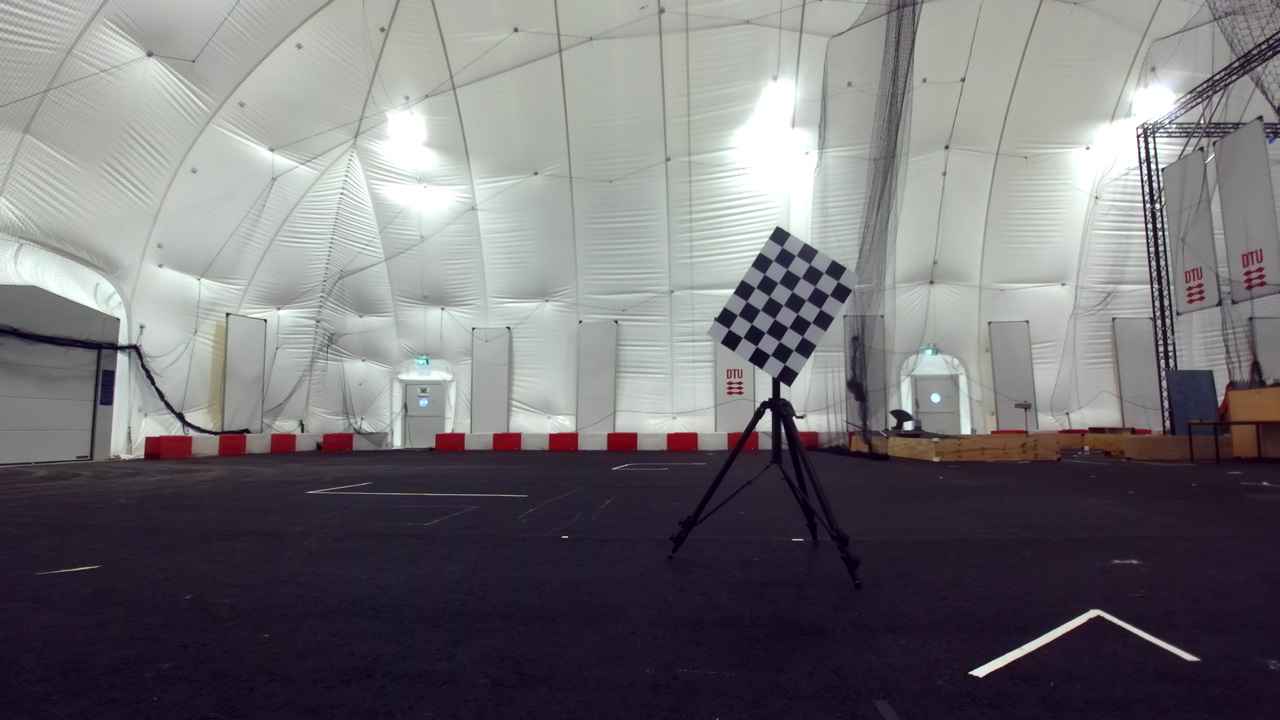
#> input picture 0_calib/left/000.png, 1280 x 720 px
$ jupyter execute --allow-errors Olavur.ipynb   (older library calls are emulated)
#> lines starting #> are read from the running program, lines starting #| are printed output that depends on the picture; long printed decimals are rounded
[cell 1]
import numpy as np
import cv2
import glob
import matplotlib.pyplot as plt
import open3d as o3d
import copy

[cell 2]
img = cv2.imread("0_calib/left/000.png")
#> img is the input picture: shape (720, 1280, 3); mean B, G, R 117.5, 114, 116
gray = cv2.cvtColor(img, cv2.COLOR_BGR2GRAY)
h, w = img.shape[:2]
#> h = 720; w = 1280
image_size = (w, h)
#> image_size = (1280, 720)
print((w,h))
#| (1280, 720)

[cell 3]
nb_vertical = 5
nb_horizontal = 7
space_between_checkers = 25 # mm

image_range = 37
def get_calib_filename(idx: int):
#> `ret_left, corners_left = cv2.findChessboardCornersSB( img_left, (nb_ve..`: ret_left = False
    return f"0_calib/left/{idx:03d}.png", f"0_calib/right/{idx:03d}.png"

# Prepare object points, like (0, 0, 0), (1, 0, 0), (2, 0, 0) ....,(6, 5, 0).
objp = np.zeros((nb_horizontal * nb_vertical, 3), np.float32)
objp[:, :2] = np.mgrid[0:nb_vertical, 0:nb_horizontal].T.reshape(-1, 2)

# Arrays to store object points and image points from all the images.
objpoints = []  # 3D point in real world space.
imgpoints_left = []  # 2D points in image plane.
imgpoints_right = []  # 2D points in image plane.

skip_images = [4,6,7,14,17]

#> (the rest of this cell did not finish here and is left out)

## K - Camera intrinsic matrix:
[[f_x     0       c_x ],
 [0       f_y     c_y ],
 [0       0       1   ]]
f_x: Focal length in horizontal pixel units
f_y: Focal length in vertical pixel units
c_x: Horizontal coordinate of the principal point
c_y: Vertical coordinate of the principal point

## dist - Lens distortion:
dist = [k_1, k_2, p_1, p_2, k_3]

k_1, k_2, k_3: Radial distortion

p_1, p_2: Tangential distortion

## rvecs - Rotation Vectors
rvecs: contains the rotation of the chessboard relative to the camera for each calibration image.

r = [r_x, r_y, r_z].T

Good function to know; convert rotation vector to matrix form:
```
R, _ = cv2.Rodrigues(rvecs[0])
```

## tvecs - Translation vectors
tvecs: contains the translation of the chessboard coordinate system relative to the camera for every calibration image.

t = [t_x, t_y, t_z].T

Total transformation of a point:
```
P_camera = R * P_chessboard + t
```
Where `P_cs` is the point "P" in coordinate system "cs".

[cell 4]
rms_left, K_left, dist_left, rvecs_left, tvecs_left = cv2.calibrateCamera(
    objpoints, imgpoints_left, image_size, None, None
)
#> rms_left = 0.147; K_left = [[868.9, 0, 629.5], [0, 769.3, 359.4], [0, 0, 1]]; dist_left = [[-0.033, 0.167, 0.000161, -0.023, -0.184]]; rvecs_left = ([0.152, 0.746, 0.505],); tvecs_left = ([20.49, -7.72, 37.1],)

rms_right, K_right, dist_right, rvecs_right, tvecs_right = cv2.calibrateCamera(
    objpoints, imgpoints_right, image_size, None, None
)
#> rms_right = 0.147; K_right = [[868.9, 0, 629.5], [0, 769.3, 359.4], [0, 0, 1]]; dist_right = [[-0.033, 0.167, 0.000161, -0.023, -0.184]]; rvecs_right = ([0.152, 0.746, 0.505],); tvecs_right = ([20.49, -7.72, 37.1],)

R Matrix: Rotation matrix from left to right.
T vector: Translation vector from the left to right.

$$
P_{right} = R * P_{left} + T
$$

The baseline:

$$
B = \|{T}\| = \sqrt{T_x^2 + T_y^2 + T_z^2}
$$

[cell 5]
rms_stereo, K_left, dist_left, K_right, dist_right, R, T, E, F = cv2.stereoCalibrate(
    objpoints,
    imgpoints_left, imgpoints_right,
    K_left, dist_left,
    K_right, dist_right,
    image_size,
    flags=cv2.CALIB_FIX_INTRINSIC
)
#> rms_stereo = 0.147; R = [[1, -2.24e-11, -1.92e-12], [2.24e-11, 1, -4.19e-12], [1.92e-12, 4.19e-12, 1]]; T = [-2.14e-10, -4.06e-11, -5.55e-10]; E = [[1.24e-20, 5.55e-10, -4.06e-11], [-5.55e-10, 1.33e-20, 2.14e-10], [4.06e-11, -2.14e-10, 8.19e-22]]; F = [[1.06e-06, 53946.9, -22419249.2], [-53946.9, 1.46e-06, 52026832], [22419249.2, -52026832, 1]]

[cell 6]
print(rms_left, rms_right, rms_stereo)
#| 0.1466 0.1466 0.1466

[cell 7]
R1, R2, P1, P2, Q, roi1, roi2 = cv2.stereoRectify(
    K_left, dist_left,
    K_right, dist_right,
    image_size,
    R, T,
    flags=cv2.CALIB_ZERO_DISPARITY,
    alpha=0
)
#> R1 = [[0.359, 0.068, 0.931], [-0.068, 0.997, -0.0466], [-0.931, -0.0466, 0.362]]; R2 has the same summary as R1; P1 = [[76.61, 0, 1529.5, 0], [0, 76.61, 232.1, 0], [0, 0, 1, 0]]; P2 = [[76.61, 0, 1529.5, -4.57e-08], [0, 76.61, 232.1, 0], [0, 0, 1, 0]]; Q = [[1, 0, 0, -1529.5], [0, 1, 0, -232.1], [0, 0, 0, 76.61], [0, 0, 1.68e+09, 0]]; roi1 = (0, 0, 0, 0); roi2 = (0, 0, 0, 0)
print(roi1)
#| (0, 0, 0, 0)
print(roi2)
#| (0, 0, 0, 0)

[cell 8]
mapLx, mapLy = cv2.initUndistortRectifyMap(K_left, dist_left, R1, P1, (w,h), cv2.CV_32FC1)
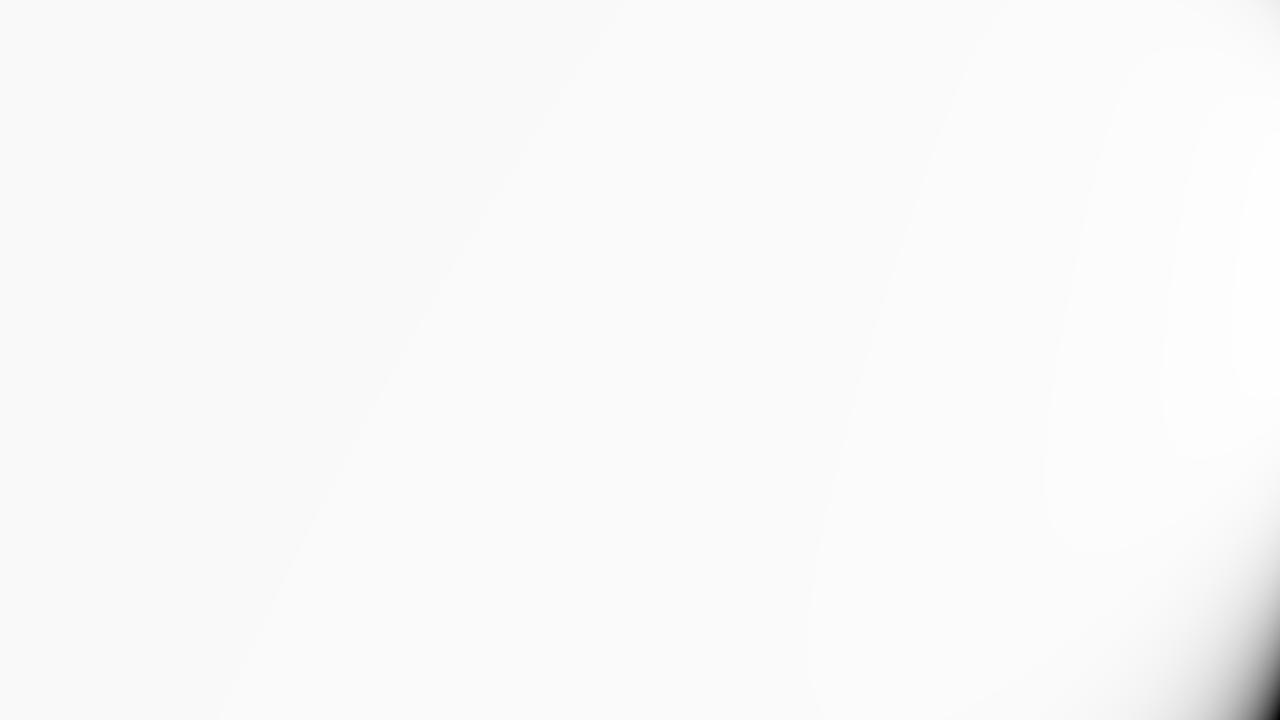
#> mapLx: shape (720, 1280) float32; min -11679.4, max 1279.2, mean 1019.4; drawn with min black and max white
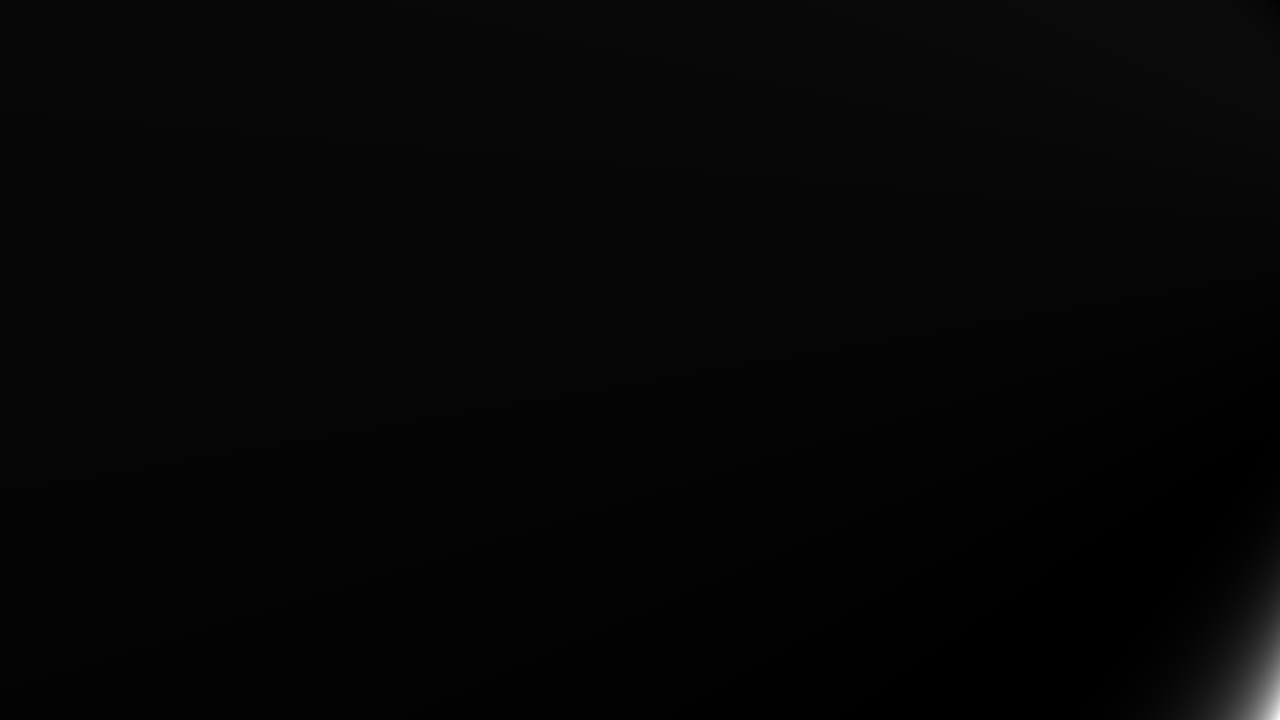
#> mapLy: shape (720, 1280) float32; min -242.3, max 26218, mean 350.2; drawn with min black and max white
mapRx, mapRy = cv2.initUndistortRectifyMap(K_right, dist_right, R2, P2, (w,h), cv2.CV_32FC1)

[cell 9]
np.savez_compressed("calibration_maps.npz",
    mapLx=mapLx,
    mapLy=mapLy,
    mapRx=mapRx,
    mapRy=mapRy,
)

[cell 10]
def generateRemapFunction(map_x, map_y):
    def fn(img):
        return cv2.remap(
            img,
            map_x, map_y,
            cv2.INTER_LINEAR
        )

    return fn

def loadVariables(filename: str):
    calibration_maps = globals().update(np.load(filename, allow_pickle=True))

[cell 11]
loadVariables("calibration_maps.npz")

RemapL = generateRemapFunction(mapLx, mapLy)
RemapR = generateRemapFunction(mapRx, mapRy)

[cell 12]
def get_no_obstacle_filename(idx: int):
    return f"1_no_obstacle/left/{idx:06d}.png", f"1_no_obstacle/right/{idx:06d}.png"

block_size = 7
min_disp = 0
num_disp = 128  # must be divisible by 16

stereo = cv2.StereoSGBM_create(
    minDisparity=min_disp,
    numDisparities=num_disp,
    blockSize=block_size,
    P1=8 * 1 * block_size**2,
    P2=32 * 1 * block_size**2,
    disp12MaxDiff=1,
    uniquenessRatio=5,
    speckleWindowSize=50,
    speckleRange=2,
    preFilterCap=31,
    mode=cv2.STEREO_SGBM_MODE_SGBM_3WAY
)

n_img = 1

disps = np.zeros((n_img, h, w))
points_3d = []

#> (the rest of this cell did not finish here and is left out)

[cell 13]
print("Q matrix:")
print(Q)
#| [[ 1.00000000e+00  0.00000000e+00  0.00000000e+00 -1.52949017e+03]
#|  [ 0.00000000e+00  1.00000000e+00  0.00000000e+00 -2.32069580e+02]
#|  [ 0.00000000e+00  0.00000000e+00  0.00000000e+00  7.66136498e+01]
#|  [ 0.00000000e+00  0.00000000e+00  1.67647961e+09 -0.00000000e+00]]

print("Stereo translation:")
print(T)
#| [[-2.14009020e-10]
#|  [-4.05549918e-11]
#|  [-5.55295766e-10]]

print("Projection matrices:")
print(P1)
#| [[7.66136498e+01 0.00000000e+00 1.52949017e+03 0.00000000e+00]
#|  [0.00000000e+00 7.66136498e+01 2.32069580e+02 0.00000000e+00]
#|  [0.00000000e+00 0.00000000e+00 1.00000000e+00 0.00000000e+00]]
print(P2)
#| [[ 7.66136498e+01  0.00000000e+00  1.52949017e+03 -4.56991241e-08]
#|  [ 0.00000000e+00  7.66136498e+01  2.32069580e+02  0.00000000e+00]
#|  [ 0.00000000e+00  0.00000000e+00  1.00000000e+00  0.00000000e+00]]
